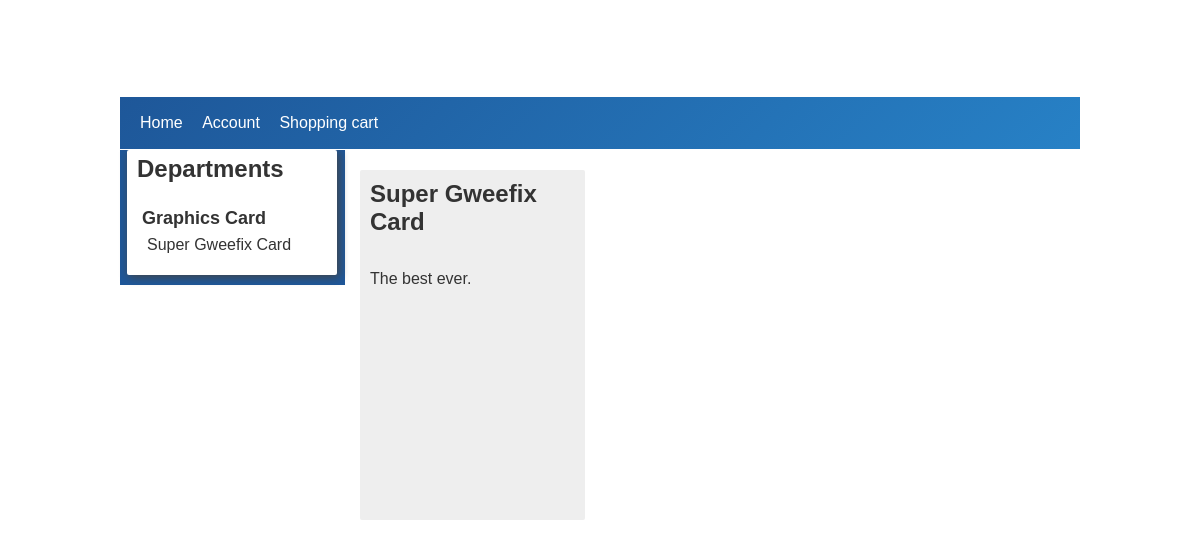
Page /product_page.php on the earlier database version.
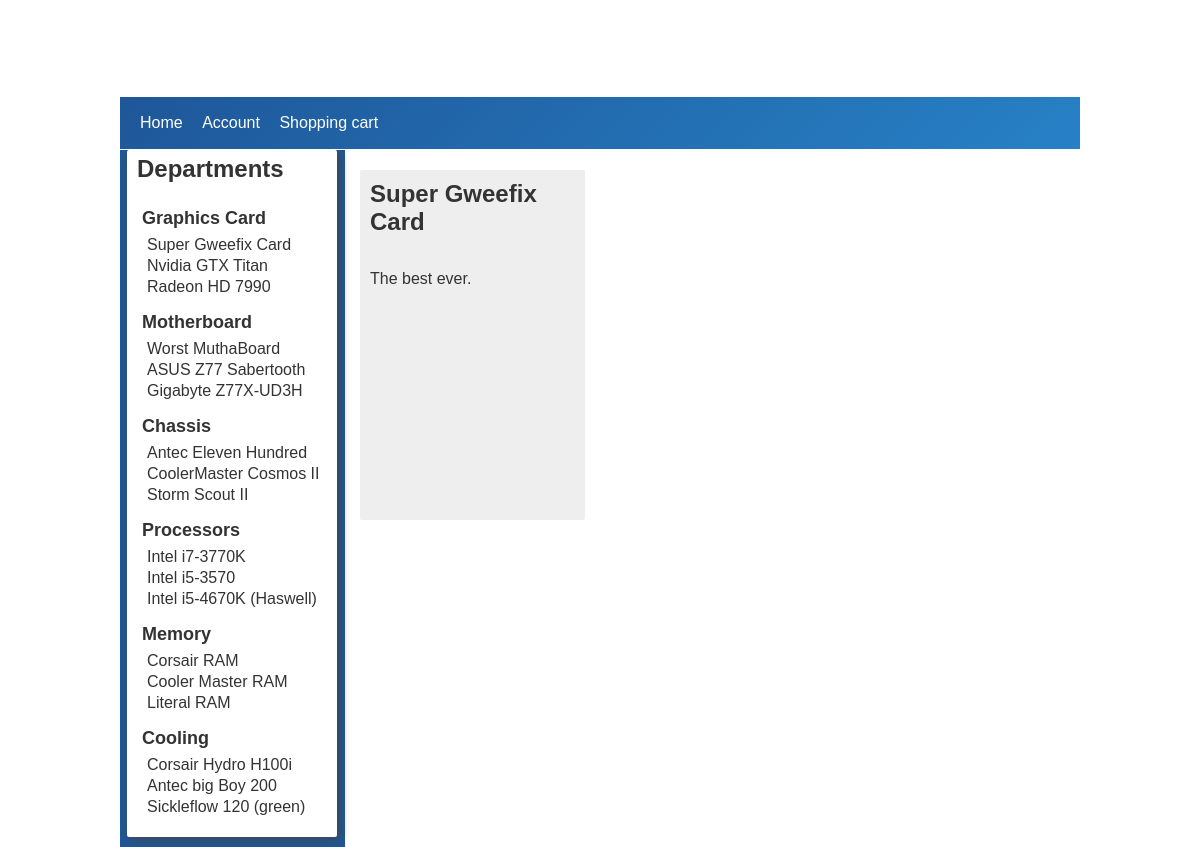
Same page on the later database version.
### tables this page shows
CREATE TABLE IF NOT EXISTS `tbproducttype` (
  `TypeID` int(11) NOT NULL AUTO_INCREMENT,
  `TypeName` varchar(100) NOT NULL,
  `Description` varchar(300) NOT NULL,
  `DisplayOrder` int(11) NOT NULL,
  PRIMARY KEY (`TypeID`)
);

CREATE TABLE IF NOT EXISTS `tbproduct` (
  `ProductID` int(11) NOT NULL AUTO_INCREMENT,
  `ProductName` varchar(200) NOT NULL,
  `Description` varchar(300) NOT NULL,
  `Price` int(11) NOT NULL,
  `TypeID` int(11) NOT NULL,
  `StockLevel` int(11) NOT NULL,
  `PhotoPath` varchar(200) NOT NULL,
  `Active` int(11) NOT NULL,
  PRIMARY KEY (`ProductID`),
  KEY `TypeID` (`TypeID`)
);

### includes/type.php (called while the page is built, shortened)
<?php
include_once('wrapper.php');
include_once('product.php');
class Type{
	private $type_id;
	private $type_name;
	private $products;
	public function __construct(){
		$this->type_id = 0;
		$this->type_name = "";
		$this->products = array();
	}
	public function load($type){
		$connection = new Database();
		$query = '
			SELECT typeid, typename, description, displayorder
			FROM tbproducttype
			WHERE typeid =' . $type;
		$result = $connection->query($query);
		$type_array = $connection->fetch_array($result);
		$this->type_id = $type_array["typeid"];
		$this->type_name = $type_array["typename"];
		$query = " SELECT productid
					FROM tbproduct
					WHERE typeid = ".$type;
		$result = $connection->query($query);
		while($row = $connection->fetch_array($result)){
			$product = new Product();
			$product->load($row["productid"]);
			$this->products[] = $product;
		}
	}
	public function __get($property){
		switch($property){
			case 'ID';
				return $this->type_id;
				break;
			case 'typeName';
				return $this->type_name;
				break;
			case 'products';
				return $this->products;
				break;
		}
	}
}
 ?>

### includes/wrapper.php (called while the page is built, shortened)
<?php
class Database{
    private $sqliConnection;
    public function __construct(){
        $this->sqliConnection = new mysqli(HOST,USER_NAME, PASSWORD, DB_NAME);
    }
    public function query($sSQL){
        $resResult = $this->sqliConnection->query($sSQL);
        return $resResult;
    }
    public function fetch_array($resResult){
        return $resResult->fetch_array(MYSQLI_ASSOC);
    }
}
?>

### includes/type_manager.php (called while the page is built, shortened)
<?php
include_once('wrapper.php');
include_once('type.php');
include_once('product.php');
class Type_Manager{
	public function load_all_types(){
		$connection = new Database();
		$query = "SELECT typeid FROM tbproducttype";
		$result = $connection->query($query);
		$type_array = array();
		while($row = $connection->fetch_array($result)){
			$type = new Type();
			$type->load($row["typeid"]);
			$type_array[] = $type;
		}
		return $type_array;
	}
}
 ?>

### includes/product.php (called while the page is built, shortened)
<?php
include_once('wrapper.php');
class Product{
	private $product_id;
	private $product_name;
	private $description;
	private $photo_path;
	public function __construct(){
		$this->product_id = 0;
		$this->product_name = '';
		$this->description = '';
		$this->photo_path = '';
	}
	public function load($product){
		$connection = new Database();
		$query = '
			SELECT productid, productname, description, price, typeid, stocklevel, photopath, active
			FROM tbproduct
			WHERE productid =' . $product;
		$result = $connection->query($query);
		$product_array = $connection->fetch_array($result);
		$this->product_id = $product_array["productid"];
		$this->product_name = $product_array["productname"];
		$this->description = $product_array["description"];
		$this->photo_path = $product_array["photopath"];
	}
	public function __get($property){
		switch ($property) {
			case 'ID':
				return $this->product_id;
				break;
			case 'productName':
				return $this->product_name;
				break;
			case 'description':
				return $this->description;
				break;
			case 'photoPath':
				return $this->photo_path;
				break;
		}
	}
}
 ?>

### includes/menu_view.php (the view)
<?php
class Menu_View{
	public function render($types){
		$html = '';
		$html .= '<ul>';
		for($i = 0; $i < count($types); $i++){
			$current_type = $types[$i];
			$products = $current_type->products;
			$html .= '<div class="navType"><li><a href="type_page.php?typeID='.$current_type->ID.'">'.$current_type->typeName.'</a></li></div> <ul>';
			for($j = 0; $j < count($products); $j++){
				$current_product = $products[$j];
				$html .= '<div class="navProduct"><li><a href="product_page.php?productID='.$current_product->ID.'">'.$current_product->productName.'</a></li></div>';
			}
			$html .= '</ul>';
		}
		$html .= '</ul>';
		return $html;
	}
}
?>

### includes/catalog_view.php (shortened to what this page needs)
<?php
	class Catalog_View{
		public function render_product($product){
			$html = '
				<div id="content">
					<div class="product">
						<h2>'.$product->productName.'</h2>
						<img src="assets/images/'.$product->photoPath.'" alt="">
						<div class="productDescription"><p>'.$product->description.'</p></div>
						<img src="" alt="">
					</div>
				</div>
			';
			return $html;
		}
	}
 ?>

Differences in the rows shown:
added tbproduct: ProductName "Nvidia GTX Titan", shown under tbproducttype "Graphics Card"
added tbproduct: ProductName "Radeon HD 7990", shown under tbproducttype "Graphics Card"
added tbproducttype: TypeName "Motherboard"
added tbproduct: ProductName "Worst MuthaBoard", shown under "Motherboard"
added tbproduct: ProductName "ASUS Z77 Sabertooth", shown under "Motherboard"
added tbproduct: ProductName "Gigabyte Z77X-UD3H", shown under "Motherboard"
added tbproducttype: TypeName "Chassis"
added tbproduct: ProductName "Antec Eleven Hundred", shown under "Chassis"
added tbproduct: ProductName "CoolerMaster Cosmos II", shown under "Chassis"
added tbproduct: ProductName "Storm Scout II", shown under "Chassis"
added tbproducttype: TypeName "Processors"
added tbproduct: ProductName "Intel i7-3770K", shown under "Processors"
added tbproduct: ProductName "Intel i5-3570", shown under "Processors"
added tbproduct: ProductName "Intel i5-4670K (Haswell)", shown under "Processors"
added tbproducttype: TypeName "Memory"
added tbproduct: ProductName "Corsair RAM", shown under "Memory"
added tbproduct: ProductName "Cooler Master RAM", shown under "Memory"
added tbproduct: ProductName "Literal RAM", shown under "Memory"
added tbproducttype: TypeName "Cooling"
added tbproduct: ProductName "Corsair Hydro H100i", shown under "Cooling"
added tbproduct: ProductName "Antec big Boy 200", shown under "Cooling"
added tbproduct: ProductName "Sickleflow 120 (green)", shown under "Cooling"
